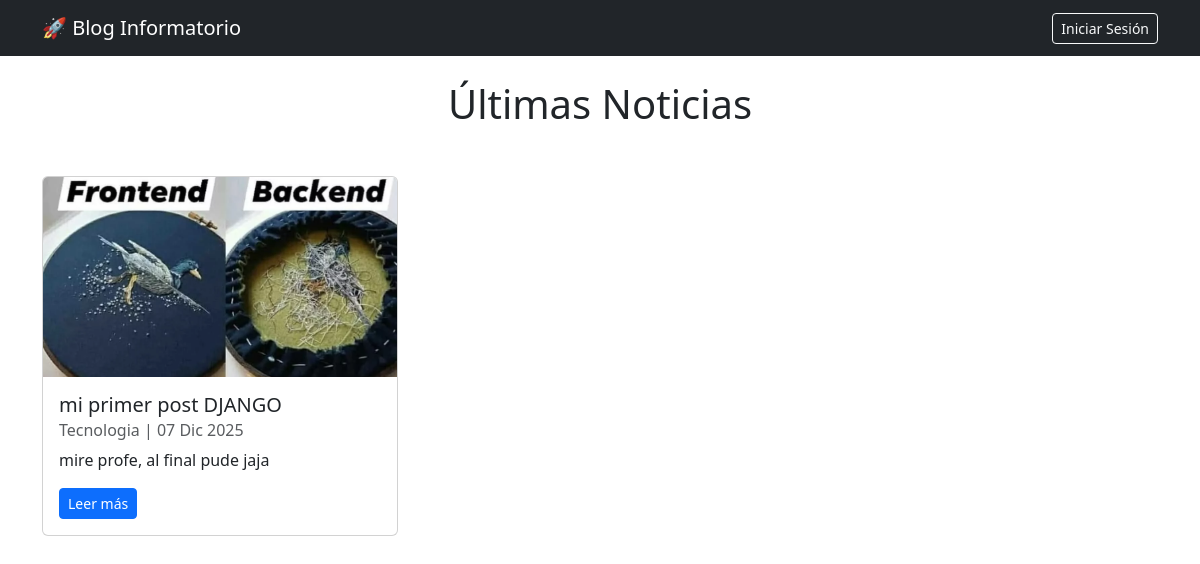
The page / on the database its author committed.
### apps/posts/models.py (models this page shows, shortened)
class Post(models.Model):
    titulo = models.CharField(max_length=50, null=False)
    subtitulo = models.CharField(max_length=100, null=True, blank=True)
    fecha = models.DateTimeField(auto_now_add=True)
    texto = models.TextField(null=False)
    activo = models.BooleanField(default=True)
    categoria = models.ForeignKey(Categoria, on_delete=models.SET_NULL, null=True, default='Sin categoría')
    imagen = models.ImageField(null=True, blank=True, upload_to='imagenes', default='static/post_default.png')
    publicado = models.DateTimeField(default=timezone.now)
    class Meta:
        ordering = ('-publicado',) # Ordena por fecha de publicación descendente

class Categoria(models.Model):
    nombre = models.CharField(max_length=30, null=False)
    def __str__(self):
        return self.nombre

### apps/posts/views.py (the view)
# urls.py: path('', index, name='index'), # Ruta raíz
def index(request):
    posts = Post.objects.all()
    ctx = {
        'posts': posts
    }
    return render(request, 'index.html', ctx)

### templates/index.html (shortened to what this page needs)
<!DOCTYPE html>
<html lang="es">
<head>
    <link href="https://cdn.jsdelivr.net/npm/bootstrap@5.3.0/dist/css/bootstrap.min.css" rel="stylesheet">
</head>
<body>
    <nav class="navbar navbar-expand-lg navbar-dark bg-dark mb-4">
        <div class="container">
            <a class="navbar-brand" href="/">🚀 Blog Informatorio</a>
            <div class="d-flex text-white align-items-center">
                {% if user.is_authenticated %}
                    <span class="me-3">Hola, {{ user.username }} 👋</span>
                    <form action="{% url 'logout' %}" method="post">
                        {% csrf_token %}
                        <button type="submit" class="btn btn-outline-danger btn-sm">Salir</button>
                    </form>
                {% else %}
                    <a href="{% url 'login' %}" class="btn btn-outline-light btn-sm">Iniciar Sesión</a>
                {% endif %}
            </div>
        </div>
    </nav>
    <div class="container">
        <h1 class="text-center mb-5">Últimas Noticias</h1>
        <div class="row">
            {% for post in posts %}
            <div class="col-md-4 mb-4">
                <div class="card h-100">
                    {% if post.imagen %}
                    <img src="{{ post.imagen.url }}" class="card-img-top" alt="{{ post.titulo }}" style="height: 200px; object-fit: cover;">
                    {% endif %}
                    <div class="card-body">
                        <h5 class="card-title">{{ post.titulo }}</h5>
                        <h6 class="card-subtitle mb-2 text-muted">{{ post.categoria }} | {{ post.fecha|date:"d M Y" }}</h6>
                        <p class="card-text">{{ post.texto|truncatechars:100 }}</p>
                        <a href="#" class="btn btn-primary btn-sm">Leer más</a>
                    </div>
                </div>
            </div>
            {% endfor %}
            </div>
    </div>
</body>
</html>

### rows shown on the page
Post: imagen (picture), titulo "mi primer post DJANGO", categoria "Tecnologia", fecha "07 Dic 2025", texto "mire profe, al final pude jaja"
